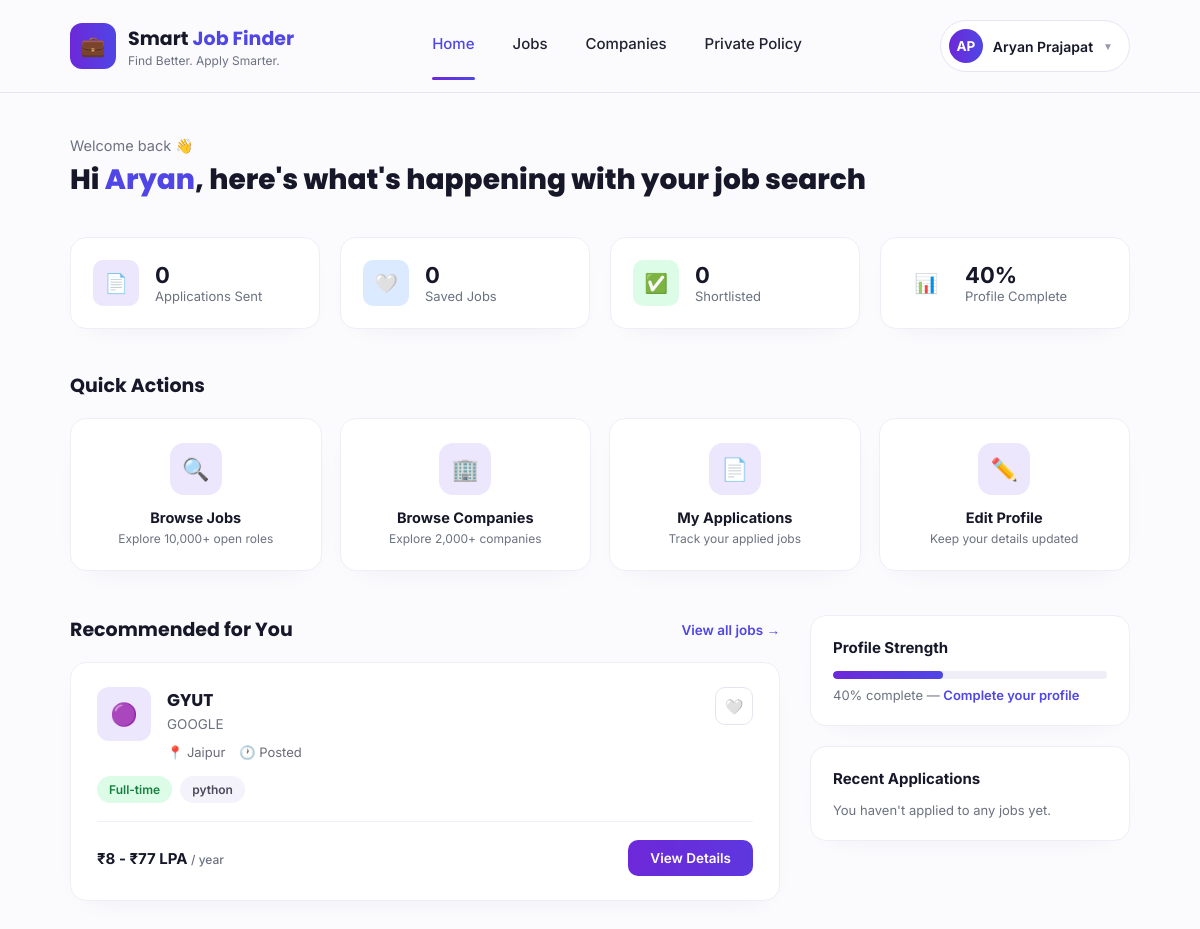
Page /dashboard/ (signed in) on the committed database.
### jobs/models.py (models this page shows, shortened)
class CustomUser(models.Model):
    USER_TYPE_CHOICES = [
        ("seeker", "Job Seeker"),
        ("employer", "Employer / Company"),
    ]
    id = models.UUIDField(primary_key=True, default=uuid.uuid4, editable=False)
    first_name = models.CharField(max_length=50)
    last_name = models.CharField(max_length=50)
    email = models.EmailField(unique=True)
    phone = models.CharField(max_length=15)
    password = models.CharField(max_length=255)  # stored as a hash, never plain text
    user_type = models.CharField(max_length=20, choices=USER_TYPE_CHOICES, default="seeker")
    is_email_verified = models.BooleanField(default=False)
    created_at = models.DateTimeField(auto_now_add=True)

class Job(models.Model):
    JOB_TYPES = [
        ("Full-time", "Full-time"),
        ("Part-time", "Part-time"),
        ("Remote", "Remote"),
        ("Internship", "Internship"),
    ]
    SALARY_PERIODS = [("year", "LPA / year"), ("month", "per month")]
    id = models.UUIDField(primary_key=True, default=uuid.uuid4, editable=False)
    company = models.ForeignKey(Company, on_delete=models.CASCADE, related_name="jobs")
    title = models.CharField(max_length=200)
    job_type = models.CharField(max_length=20, choices=JOB_TYPES, default="Full-time")
    experience_level = models.CharField(max_length=50, blank=True)
    location = models.CharField(max_length=150)
    salary_min = models.PositiveIntegerField(null=True, blank=True)
    salary_max = models.PositiveIntegerField(null=True, blank=True)
    salary_period = models.CharField(max_length=10, choices=SALARY_PERIODS, default="year")
    description = models.TextField()
    requirements = models.TextField(blank=True)
    skills = models.CharField(max_length=400, blank=True, help_text="Comma separated")
    logo_emoji = models.CharField(max_length=10, default="🟣")
    deadline = models.DateField(null=True, blank=True)
    posted_by = models.ForeignKey(CustomUser, on_delete=models.CASCADE, related_name="posted_jobs")
    created_at = models.DateTimeField(auto_now_add=True)
    @property
    def salary_range(self):
        if self.salary_min and self.salary_max:
            return f"₹{self.salary_min} - ₹{self.salary_max} LPA" if self.salary_period == "year" else f"₹{self.salary_min} - ₹{self.salary_max}"
        return "Not disclosed"
    @property
    def skills_list(self):
        return [s.strip() for s in self.skills.split(",") if s.strip()]

class Company(models.Model):
    id = models.UUIDField(primary_key=True, default=uuid.uuid4, editable=False)
    name = models.CharField(max_length=200)
    tagline = models.CharField(max_length=255, blank=True)
    industry = models.CharField(max_length=120, blank=True)
    location = models.CharField(max_length=150, blank=True)
    size = models.CharField(max_length=50, blank=True)  # e.g. "51-200"
    website = models.URLField(blank=True)
    logo_emoji = models.CharField(max_length=10, default="🟣")
    rating = models.DecimalField(max_digits=2, decimal_places=1, default=Decimal(4.0))
    created_by = models.ForeignKey(CustomUser, on_delete=models.CASCADE, related_name="companies")
    created_at = models.DateTimeField(auto_now_add=True)

### jobs/views.py (the view)
# urls.py: path('dashboard/', views.dashboard_view, name='dashboard'),
def dashboard_view(request):
    user = get_current_user(request)
    if not user:
        return redirect("login")
    if user.user_type == "employer":
        return employer_dashboard(request, user)
    return seeker_dashboard(request, user)

### jobs/views.py (called while the page is built)
def get_current_user(request):
    user_id = request.session.get("user_id")
    if not user_id:
        return None
    try:
        return CustomUser.objects.get(id=user_id)
    except CustomUser.DoesNotExist:
        request.session.flush()
        return None

def attach_job_flags(jobs, user):
    if not user:
        for job in jobs:
            job.is_saved = False  # type: ignore[attr-defined]
            job.has_applied = False  # type: ignore[attr-defined]
        return jobs
    saved_ids = set(SavedJob.objects.filter(user=user).values_list("job_id", flat=True))
    applied_ids = set(Application.objects.filter(user=user).values_list("job_id", flat=True))
    for job in jobs:
        job.is_saved = job.id in saved_ids  # type: ignore[attr-defined]
        job.has_applied = job.id in applied_ids  # type: ignore[attr-defined]
    return jobs

### templates/dashboard.html (shortened to what this page needs)
{% load static %}
<!DOCTYPE html>
<html lang="en">
<head>
<link rel="stylesheet" href="{% static 'style.css' %}">
</head>
<body class="dashboard-page">
<header class="navbar desktop-only">
  <div class="logo">
    <div class="logo-icon">💼</div>
    <div class="logo-text">
      <h1>Smart <span>Job Finder</span></h1>
      <p>Find Better. Apply Smarter.</p>
    </div>
  </div>
  <nav class="nav-links">
    <a href="/dashboard/" class="active">Home</a>
    <a href="/jobs/">Jobs</a>
    <a href="/companies/">Companies</a>
    <a href="/policy" class='policy'>Private Policy</a>
  </nav>
  <div class="user-menu" id="userMenu">
    <div class="user-menu-trigger" onclick="toggleUserMenu()">
      <div class="user-avatar">{{ user.first_name|slice:":1"|upper }}{{ user.last_name|slice:":1"|upper }}</div>
      <span class="user-name">{{ user.first_name }} {{ user.last_name }}</span>
      <span class="caret">▼</span>
    </div>
  </div>
</header>
<section class="dash-hero desktop-only">
  <p class="eyebrow-line">Welcome back 👋</p>
  <h2>Hi <span>{{ user.first_name }}</span>, here's what's happening with your job search</h2>
</section>
<section class="dash-stats-grid desktop-only">
  <div class="dash-stat-card">
    <div class="stat-icon purple">📄</div>
    <div>
      <div class="stat-num">{{ applications_count|default:"0" }}</div>
      <div class="stat-label">Applications Sent</div>
    </div>
  </div>
  <div class="dash-stat-card">
    <div class="stat-icon blue">🤍</div>
    <div>
      <div class="stat-num">{{ saved_jobs_count|default:"0" }}</div>
      <div class="stat-label">Saved Jobs</div>
    </div>
  </div>
  <div class="dash-stat-card">
    <div class="stat-icon green">✅</div>
    <div>
      <div class="stat-num">{{ shortlisted_count|default:"0" }}</div>
      <div class="stat-label">Shortlisted</div>
    </div>
  </div>
  <div class="dash-stat-card">
    <div class="stat-icon orange">📊</div>
    <div>
      <div class="stat-num">{{ profile_completion|default:"40" }}%</div>
      <div class="stat-label">Profile Complete</div>
    </div>
  </div>
</section>
<section class="dash-quick-actions desktop-only">
  <div class="dash-section-title">
    <h3>Quick Actions</h3>
  </div>
  <div class="quick-actions-grid">
    <a href="/jobs/" style="color:inherit;">
      <div class="action-card">
        <div class="action-icon">🔍</div>
        <h4>Browse Jobs</h4>
        <p>Explore 10,000+ open roles</p>
      </div>
    </a>
    <a href="/companies/" style="color:inherit;">
      <div class="action-card">
        <div class="action-icon">🏢</div>
        <h4>Browse Companies</h4>
        <p>Explore 2,000+ companies</p>
      </div>
    </a>
    <a href="/profile/?tab=applications" style="color:inherit;">
      <div class="action-card">
        <div class="action-icon">📄</div>
        <h4>My Applications</h4>
        <p>Track your applied jobs</p>
      </div>
    </a>
    <a href="/profile/" style="color:inherit;">
      <div class="action-card">
        <div class="action-icon">✏️</div>
        <h4>Edit Profile</h4>
        <p>Keep your details updated</p>
      </div>
    </a>
  </div>
</section>
<section class="dash-body-grid desktop-only">
  <div>
    <div class="dash-section-title">
      <h3>Recommended for You</h3>
      <a href="/jobs/">View all jobs →</a>
    </div>
    {% if recommended_jobs %}
    <div class="jobs-grid">
      {% for job in recommended_jobs %}
      <div class="job-card">
        <div class="job-card-top">
          <div class="job-card-left">
            <div class="job-logo">{{ job.logo_emoji|default:"🟣" }}</div>
            <div class="job-info">
              <h3>{{ job.title }}</h3>
              <p class="company-name">{{ job.company.name }}</p>
              <div class="job-meta-row">
                <span class="job-meta-item">📍 {{ job.location }}</span>
                <span class="job-meta-item">🕐 Posted {{ job.posted_ago }}</span>
              </div>
            </div>
          </div>
          <button class="job-save-btn {% if job.is_saved %}saved{% endif %}">{% if job.is_saved %}❤️{% else %}🤍{% endif %}</button>
        </div>
        <div class="job-tags">
          <span class="job-tag type">{{ job.job_type }}</span>
          {% for skill in job.skills|slice:":3" %}
          <span class="job-tag">{{ skill }}</span>
          {% endfor %}
        </div>
        <div class="job-card-bottom">
          <div class="job-salary">{{ job.salary_range }} <span>/ {{ job.salary_period }}</span></div>
          <a href="/jobs/{{ job.id }}/" class="job-apply-btn">View Details</a>
        </div>
      </div>
      {% endfor %}
    </div>
    {% else %}
    <div class="dash-empty">
      <div class="action-icon">🔍</div>
      <p>No recommendations yet — browse jobs to get personalized picks here.</p>
    </div>
    {% endif %}
  </div>
  <aside>
    <div class="dash-side-card">
      <h4>Profile Strength</h4>
      <div class="profile-progress-bar"><div class="fill" style="width:{{ profile_completion|default:'40' }}%;"></div></div>
      <p class="progress-pct">{{ profile_completion|default:"40" }}% complete — <a href="/profile/" style="color:var(--indigo-600);font-weight:600;">Complete your profile</a></p>
    </div>
    <div class="dash-side-card">
      <h4>Recent Applications</h4>
      {% if recent_applications %}
        {% for app in recent_applications %}
        <div class="app-status-row">
          <span>{{ app.job.title }}</span>
          <span class="app-status-badge {{ app.status_class }}">{{ app.status }}</span>
        </div>
        {% endfor %}
      {% else %}
        <p style="font-size:13px;color:var(--text-gray);">You haven't applied to any jobs yet.</p>
      {% endif %}
    </div>
  </aside>
</section>
</body>
</html>

### rows in the picture
CustomUser: first_name "A", last_name "P", first_name "Aryan", last_name "Prajapat"
Job: logo_emoji "🟣", title "GYUT", company.name "GOOGLE", location "Jaipur", job_type "Full-time", skills "python", salary_range "₹8 - ₹77 LPA", salary_period "year"

### other values in the picture
{{ applications_count|default:"0" }} "0"
{{ saved_jobs_count|default:"0" }} "0"
{{ shortlisted_count|default:"0" }} "0"
{{ profile_completion|default:"40" }} "40"
